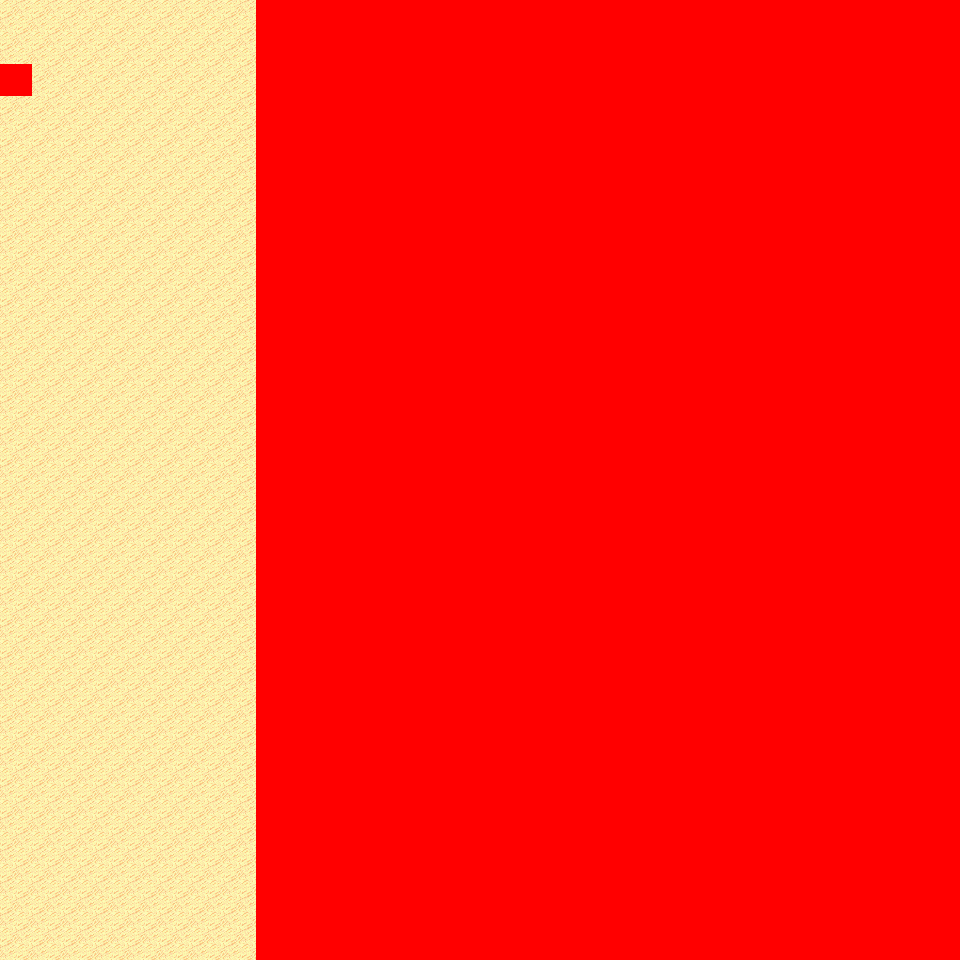

A level layout from a 2D game, rendered from its tile map. Below: a short description, then the map file with tile-grid data replaced by summaries:
An orthogonal 30x30 tile map with 32x32 px tiles, 6 tile layers (Ground, Object, Object2, Above, ...), 14 tilesets and 4 objects (4x mapchange).

<map version="1.0" orientation="orthogonal" renderorder="right-down" width="30" height="30" tilewidth="32" tileheight="32" nextobjectid="5">
  <tileset firstgid="1" name="tileset_logic_collision" tilewidth="32" tileheight="32" tilecount="1" columns="1">
    <image source="../drawable/tileset_logic_collision.png" width="32" height="32" />
  </tileset>
  <tileset firstgid="2" name="tileset_ground_ground" tilewidth="32" tileheight="32" tilecount="33" columns="3">
    <image source="../drawable/tileset_ground_ground.png" width="96" height="352" />
  </tileset>
  <tileset firstgid="35" name="tileset_terrain_desert" tilewidth="32" tileheight="32" tilecount="88" columns="8">
    <image source="../drawable/tileset_terrain_desert.png" width="256" height="352" />
  </tileset>
  <tileset firstgid="123" name="tileset_building_stone_ruins" tilewidth="32" tileheight="32" tilecount="72" columns="6">
    <image source="../drawable/tileset_building_stone_ruins.png" width="192" height="384" />
  </tileset>
  <tileset firstgid="195" name="tileset_ground_sand_edges" tilewidth="32" tileheight="32" tilecount="15" columns="5">
    <image source="../drawable/tileset_ground_sand_edges.png" width="160" height="96" />
  </tileset>
  <tileset firstgid="210" name="tileset_ground_slate_tiles" tilewidth="32" tileheight="32" tilecount="15" columns="5">
    <image source="../drawable/tileset_ground_slate_tiles.png" width="160" height="96" />
  </tileset>
  <tileset firstgid="225" name="tileset_ground_sand_2" tilewidth="32" tileheight="32" tilecount="15" columns="5">
    <image source="../drawable/tileset_ground_sand_2.png" width="160" height="96" />
  </tileset>
  <tileset firstgid="240" name="tileset_plant_cactus_2" tilewidth="32" tileheight="32" tilecount="10" columns="5">
    <image source="../drawable/tileset_plant_cactus_2.png" width="160" height="64" />
  </tileset>
  <tileset firstgid="250" name="tileset_plant_round_cactuses" tilewidth="32" tileheight="32" tilecount="20" columns="10">
    <image source="../drawable/tileset_plant_round_cactuses.png" width="320" height="64" />
  </tileset>
  <tileset firstgid="270" name="tileset_plant_tree_banana_tree" tilewidth="32" tileheight="32" tilecount="40" columns="4">
    <image source="../drawable/tileset_plant_tree_banana_tree.png" width="128" height="320" />
  </tileset>
  <tileset firstgid="310" name="tileset_plant_tree_palm_tree" tilewidth="32" tileheight="32" tilecount="6" columns="2">
    <image source="../drawable/tileset_plant_tree_palm_tree.png" width="64" height="96" />
  </tileset>
  <tileset firstgid="316" name="tileset_plant_tree_palm_trees" tilewidth="32" tileheight="32" tilecount="40" columns="4">
    <image source="../drawable/tileset_plant_tree_palm_trees.png" width="128" height="320" />
  </tileset>
  <tileset firstgid="356" name="tileset_building_stone_tower" tilewidth="32" tileheight="32" tilecount="14" columns="2">
    <image source="../drawable/tileset_building_stone_tower.png" width="64" height="224" />
  </tileset>
  <tileset firstgid="370" name="tileset_plant_bush_large_green" tilewidth="32" tileheight="32" tilecount="9" columns="3">
    <image source="../drawable/tileset_plant_bush_large_green.png" width="96" height="96" />
  </tileset>
  <layer name="Ground" width="30" height="30">
    <data>[900 cells, 900 non-empty, 6 distinct tile ids]</data>
  </layer>
  <layer name="Object" width="30" height="30">
    <data>[900 cells, 48 non-empty, 9 distinct tile ids]</data>
  </layer>
  <layer name="Object2" width="30" height="30">
    <data>[900 cells, 0 non-empty, 0 distinct tile ids]</data>
  </layer>
  <layer name="Above" width="30" height="30">
    <data>[900 cells, 74 non-empty, 25 distinct tile ids]</data>
  </layer>
  <layer name="Above2" width="30" height="30">
    <data>[900 cells, 0 non-empty, 0 distinct tile ids]</data>
  </layer>
  <layer name="Walkable" width="30" height="30">
    <data>[900 cells, 661 non-empty, 1 distinct tile ids]</data>
  </layer>
  <objectgroup name="MapEvents">
    <object id="1" name="north" type="mapchange" x="0" y="0" width="256" height="32">
      <properties>
        <property name="map" value="0_ados_mountain_n2_w2_x3_y1" />
        <property name="place" value="south" />
      </properties>
    </object>
    <object id="2" name="south" type="mapchange" x="0" y="928" width="256" height="32">
      <properties>
        <property name="map" value="0_ados_mountain_n2_w2_x3_y3" />
        <property name="place" value="north" />
      </properties>
    </object>
    <object id="3" name="west" type="mapchange" x="0" y="0" width="32" height="64">
      <properties>
        <property name="map" value="0_ados_mountain_n2_w2_x2_y2" />
        <property name="place" value="east" />
      </properties>
    </object>
    <object id="4" name="west2" type="mapchange" x="0" y="96" width="32" height="864">
      <properties>
        <property name="map" value="0_ados_mountain_n2_w2_x2_y2" />
        <property name="place" value="east2" />
      </properties>
    </object>
  </objectgroup>
</map>
